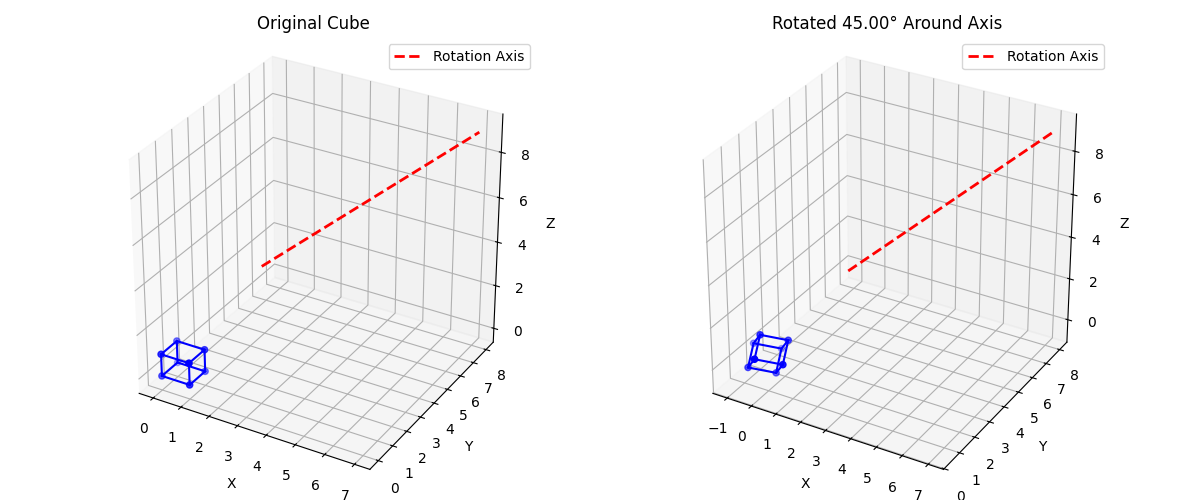

The script that drew this image:
import numpy as np
import math
import matplotlib.pyplot as plt
from mpl_toolkits.mplot3d import Axes3D

# Taking Input From User
x1 = int(input('Enter x1: '))
y1 = int(input('Enter y1: '))
z1 = int(input('Enter z1: '))
x2 = int(input('Enter x2: '))
y2 = int(input('Enter y2: '))
z2 = int(input('Enter z2: '))
theta = np.radians(int(input('Enter angle to rotate: ')))

# Distance between points
v = abs(math.sqrt(((x2 - x1) ** 2) + ((y2 - y1) ** 2) + ((z2 - z1) ** 2)))

# Direction cosines
a = (x2 - x1) / v
b = (y2 - y1) / v
c = (z2 - z1) / v
d = math.sqrt((b * b) + (c * c))

# Rotation matrix values
sin_beta = a
cos_beta = d
sin_alpha = b / d
cos_alpha = c / d

# Transformation matrices
it = np.array([
    [1, 0, 0, x1],
    [0, 1, 0, y1],
    [0, 0, 1, z1],
    [0, 0, 0, 1]
])

irx = np.array([
    [1, 0, 0, 0],
    [0, cos_alpha, sin_alpha, 0],
    [0, -sin_alpha, cos_alpha, 0],
    [0, 0, 0, 1]
])

iry = np.array([
    [cos_beta, 0, sin_beta, 0],
    [0, 1, 0, 0],
    [-sin_beta, 0, cos_beta, 0],
    [0, 0, 0, 1]
])

rx = np.array([
    [1, 0, 0, 0],
    [0, cos_alpha, -sin_alpha, 0],
    [0, sin_alpha, cos_alpha, 0],
    [0, 0, 0, 1]
])

ry = np.array([
    [cos_beta, 0, -sin_beta, 0],
    [0, 1, 0, 0],
    [sin_beta, 0, cos_beta, 0],
    [0, 0, 0, 1]
])

rz = np.array([
    [np.cos(theta), -np.sin(theta), 0, 0],
    [np.sin(theta), np.cos(theta), 0, 0],
    [0, 0, 1, 0],
    [0, 0, 0, 1]
])

t = np.array([
    [1, 0, 0, -x1],
    [0, 1, 0, -y1],
    [0, 0, 1, -z1],
    [0, 0, 0, 1]
])

# Composite matrix
CM = it @ irx @ iry @ rz @ ry @ rx @ t
print (CM)

def create_cube():
    vertices = np.array([
        [0, 0, 0, 1], [1, 0, 0, 1],
        [1, 1, 0, 1], [0, 1, 0, 1],
        [0, 0, 1, 1], [1, 0, 1, 1],
        [1, 1, 1, 1], [0, 1, 1, 1]
    ])
    edges = np.array([
        [0, 1], [1, 2], [2, 3], [3, 0],
        [4, 5], [5, 6], [6, 7], [7, 4],
        [0, 4], [1, 5], [2, 6], [3, 7]
    ])
    return vertices, edges

vertices, edges = create_cube()

# Transformed coordinates
Transformed_coordinate = (CM @ vertices.T).T

def plot_cube(vertices, edges, axis_line=None, ax=None, title=""):
    if ax is None:
        fig = plt.figure()
        ax = fig.add_subplot(111, projection='3d')

    ax.scatter(vertices[:, 0], vertices[:, 1], vertices[:, 2], color='blue')

    for edge in edges:
        ax.plot(
            [vertices[edge[0], 0], vertices[edge[1], 0]],
            [vertices[edge[0], 1], vertices[edge[1], 1]],
            [vertices[edge[0], 2], vertices[edge[1], 2]],
            'b-'
        )

    if axis_line is not None:
        ax.plot(
            [axis_line[0], axis_line[3]],
            [axis_line[1], axis_line[4]],
            [axis_line[2], axis_line[5]],
            'r--',
            linewidth=2,
            label='Rotation Axis'
        )
        ax.legend()

    ax.set_xlabel('X')
    ax.set_ylabel('Y')
    ax.set_zlabel('Z')
    ax.set_title(title)
    ax.set_box_aspect([1, 1, 1])
    return ax

# Visualization
fig = plt.figure(figsize=(12, 5))
ax1 = fig.add_subplot(121, projection='3d')
plot_cube(vertices, edges, [x1, y1, z1, x2, y2, z2], ax1, "Original Cube")
ax2 = fig.add_subplot(122, projection='3d')
plot_cube(Transformed_coordinate, edges, [x1, y1, z1, x2, y2, z2], ax2, f"Rotated {np.degrees(theta):.2f}° Around Axis")
plt.tight_layout()
plt.show()
